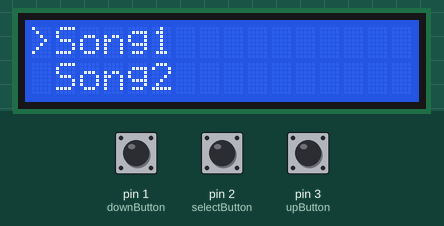
This sketch was run on a simulated Arduino Uno, built with avr-gcc and run on an emulated ATmega328P. Shown: 16×2 character LCD. Inputs (shaded band) come from the test bench; at power-on: pin 1 (downButton) HIGH, pin 2 (selectButton) HIGH, pin 3 (upButton) HIGH.

Above: at 4.2 s.
4.3 s: pin 1 (downButton) pulled LOW for 0.15 s
At 5.3 s:
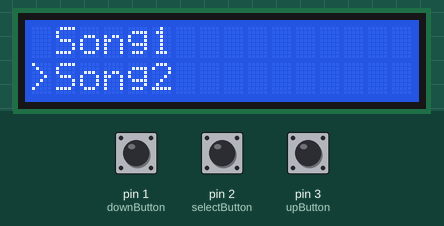
5.9 s: pin 2 (selectButton) pulled LOW for 0.15 s
At 6.6 s:
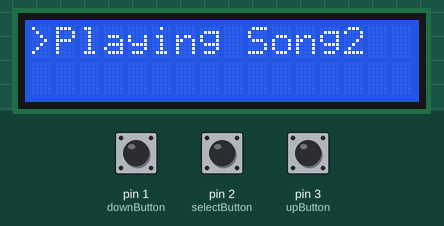
8.9 s: pin 1 (downButton) pulled LOW for 1 s
At 10.0 s:
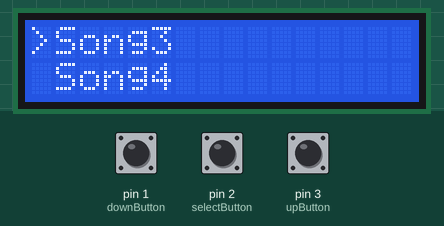
11.4 s: pin 2 (selectButton) pulled LOW for 1 s
At 12.0 s:
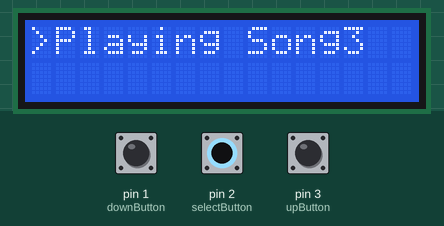
14.4 s: pin 3 (upButton) pulled LOW for 0.15 s
At 15.4 s:
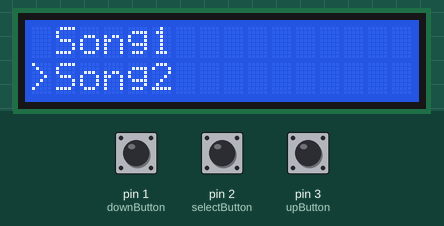
16.0 s: pin 3 (upButton) pulled LOW for 1 s
At 16.7 s:
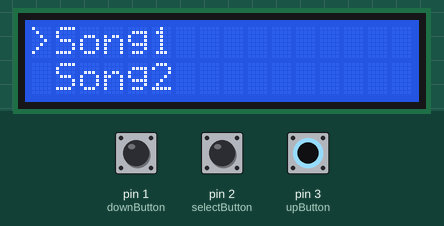
Timing chart, 0 to 19.0 s (numbered marks = the images above; inputs shaded):
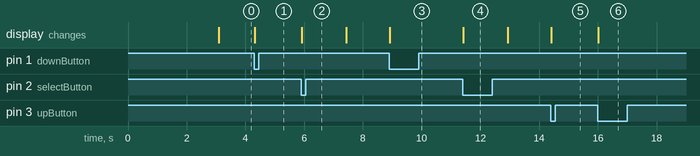

The sketch:

Lcd.ino
```cpp
#include <Wire.h>
#include <LiquidCrystal_I2C.h>

LiquidCrystal_I2C lcd(0x20, 16, 2);

int upButton = 3;
int downButton = 1;
int selectButton = 2;
int menu = 1;

void setup() {
  lcd.begin();
  lcd.backlight();
  pinMode(upButton, INPUT_PULLUP);
  pinMode(downButton, INPUT_PULLUP);
  pinMode(selectButton, INPUT_PULLUP);
  lcd.setCursor(1,0);
  lcd.print("Voice Recorder");
  delay(3000);
  updateMenu();
}

void loop() {
  if (!digitalRead(downButton)){
    menu++;
    updateMenu();
    delay(100);
    while (!digitalRead(downButton));
  }
  if (!digitalRead(upButton)){
    menu--;
    updateMenu();
    delay(100);
    while(!digitalRead(upButton));
  }
  if (!digitalRead(selectButton)){
    executeAction();
    updateMenu();
    delay(100);
    while (!digitalRead(selectButton));
  }
}

void updateMenu() {
  switch (menu) {
    case 0:
      menu = 4;
      break;
    case 1:
      lcd.clear();
      lcd.print(">Song1");
      lcd.setCursor(0, 1);
      lcd.print(" Song2");
      break;
    case 2:
      lcd.clear();
      lcd.print(" Song1");
      lcd.setCursor(0, 1);
      lcd.print(">Song2");
      break;
    case 3:
      lcd.clear();
      lcd.print(">Song3");
      lcd.setCursor(0, 1);
      lcd.print(" Song4");
      break;
    case 4:
      lcd.clear();
      lcd.print(" Song3");
      lcd.setCursor(0, 1);
      lcd.print(">Song4");
      break;
    case 5:
      menu = 1;
      break;
  }
}

void executeAction() {
  switch (menu) {
    case 1:
      action1();
      break;
    case 2:
      action2();
      break;
    case 3:
      action3();
      break;
    case 4:
      action4();
      break;
  }
}

void action1() {
  lcd.clear();
  lcd.print(">Playing Song1");
  delay(1500);
}
void action2() {
  lcd.clear();
  lcd.print(">Playing Song2");
  delay(1500);
}
void action3() {
  lcd.clear();
  lcd.print(">Playing Song3");
  delay(1500);
}
void action4() {
  lcd.clear();
  lcd.print(">Playing Song4");
  delay(1500);
}
```

Measured:
- after the input at 4.3 s, the display: changes at once (image 1)
- after the input at 5.9 s, the display: changes at once (image 2)
- after the input at 8.9 s, the display: changes at once (image 3)
- after the input at 11.4 s, the display: changes at once (image 4)
- after the input at 14.4 s, the display: changes at once (image 5)
- after the input at 16.0 s, the display: changes at once (image 6)
